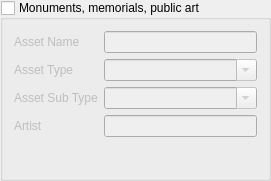
  <widget class="QGroupBox" name="Monuments_Group">
   <property name="enabled">
    <bool>true</bool>
   </property>
   <property name="geometry">
    <rect>
     <x>10</x>
     <y>540</y>
     <width>271</width>
     <height>181</height>
    </rect>
   </property>
   <property name="title">
    <string>Monuments, memorials, public art</string>
   </property>
   <property name="checkable">
    <bool>true</bool>
   </property>
   <property name="checked">
    <bool>false</bool>
   </property>
   <layout class="QFormLayout" name="formLayout_3">
    <item row="0" column="0">
     <widget class="QLabel" name="label_50">
      <property name="text">
       <string>Asset Name</string>
      </property>
     </widget>
    </item>
    <item row="0" column="1">
     <widget class="QLineEdit" name="M_Asset_Name"/>
    </item>
    <item row="1" column="0">
     <widget class="QLabel" name="label_63">
      <property name="text">
       <string>Asset Type</string>
      </property>
     </widget>
    </item>
    <item row="1" column="1">
     <widget class="QComboBox" name="M_Asset_Type">
      <property name="editable">
       <bool>true</bool>
      </property>
      <item>
       <property name="text">
        <string/>
       </property>
      </item>
      <item>
       <property name="text">
        <string>Monument</string>
       </property>
      </item>
      <item>
       <property name="text">
        <string>Sculpture</string>
       </property>
      </item>
      <item>
       <property name="text">
        <string>Art board</string>
       </property>
      </item>
      <item>
       <property name="text">
        <string>Memorial</string>
       </property>
      </item>
      <item>
       <property name="text">
        <string>Memorial Plaque</string>
       </property>
      </item>
      <item>
       <property name="text">
        <string>War Memorial</string>
       </property>
      </item>
     </widget>
    </item>
    <item row="2" column="0">
     <widget class="QLabel" name="label_64">
      <property name="text">
       <string>Asset Sub Type</string>
      </property>
     </widget>
    </item>
    <item row="2" column="1">
     <widget class="QComboBox" name="M_Asset_Sub_Type">
      <property name="editable">
       <bool>true</bool>
      </property>
      <item>
       <property name="text">
        <string/>
       </property>
      </item>
     </widget>
    </item>
    <item row="3" column="0">
     <widget class="QLabel" name="label_49">
      <property name="text">
       <string>Artist</string>
      </property>
     </widget>
    </item>
    <item row="3" column="1">
     <widget class="QLineEdit" name="M_Artist"/>
    </item>
   </layout>
  </widget>
